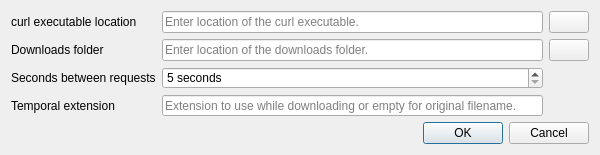
<?xml version="1.0" encoding="UTF-8"?>
<ui version="4.0">
 <class>ConfigurationDialog</class>
 <widget class="QDialog" name="ConfigurationDialog">
  <property name="geometry">
   <rect>
    <x>0</x>
    <y>0</y>
    <width>600</width>
    <height>155</height>
   </rect>
  </property>
  <property name="minimumSize">
   <size>
    <width>600</width>
    <height>155</height>
   </size>
  </property>
  <property name="maximumSize">
   <size>
    <width>16777215</width>
    <height>155</height>
   </size>
  </property>
  <property name="windowTitle">
   <string>Configuration</string>
  </property>
  <property name="windowIcon">
   <iconset resource="resources/resources.qrc">
    <normaloff>:/Downloader/settings.svg</normaloff>:/Downloader/settings.svg</iconset>
  </property>
  <layout class="QVBoxLayout" name="verticalLayout">
   <item>
    <layout class="QGridLayout" name="gridLayout">
     <item row="0" column="2">
      <widget class="QPushButton" name="m_curlButton">
       <property name="toolTip">
        <string>Select the curl executable.</string>
       </property>
       <property name="text">
        <string/>
       </property>
       <property name="icon">
        <iconset resource="resources/resources.qrc">
         <normaloff>:/Downloader/folder.svg</normaloff>:/Downloader/folder.svg</iconset>
       </property>
      </widget>
     </item>
     <item row="1" column="1">
      <widget class="QLineEdit" name="m_DownloadFolder">
       <property name="toolTip">
        <string>Location to store downloaded files.</string>
       </property>
       <property name="placeholderText">
        <string>Enter location of the downloads folder.</string>
       </property>
      </widget>
     </item>
     <item row="1" column="0">
      <widget class="QLabel" name="label_2">
       <property name="toolTip">
        <string>Location to store downloaded files.</string>
       </property>
       <property name="text">
        <string>Downloads folder</string>
       </property>
      </widget>
     </item>
     <item row="2" column="0">
      <widget class="QLabel" name="label_3">
       <property name="toolTip">
        <string>Wait time between requests, in seconds.</string>
       </property>
       <property name="text">
        <string>Seconds between requests</string>
       </property>
      </widget>
     </item>
     <item row="2" column="1">
      <widget class="QSpinBox" name="m_waitSpinbox">
       <property name="toolTip">
        <string>Wait time between requests, in seconds.</string>
       </property>
       <property name="suffix">
        <string> seconds</string>
       </property>
       <property name="minimum">
        <number>5</number>
       </property>
       <property name="maximum">
        <number>60</number>
       </property>
      </widget>
     </item>
     <item row="0" column="1">
      <widget class="QLineEdit" name="m_curlLocation">
       <property name="toolTip">
        <string>Location of the curl binary</string>
       </property>
       <property name="placeholderText">
        <string>Enter location of the curl executable.</string>
       </property>
      </widget>
     </item>
     <item row="1" column="2">
      <widget class="QPushButton" name="m_downloadsButton">
       <property name="toolTip">
        <string>Select the download folder.</string>
       </property>
       <property name="text">
        <string/>
       </property>
       <property name="icon">
        <iconset resource="resources/resources.qrc">
         <normaloff>:/Downloader/folder.svg</normaloff>:/Downloader/folder.svg</iconset>
       </property>
      </widget>
     </item>
     <item row="0" column="0">
      <widget class="QLabel" name="label">
       <property name="toolTip">
        <string>Location of the curl binary</string>
       </property>
       <property name="text">
        <string>curl executable location</string>
       </property>
      </widget>
     </item>
     <item row="3" column="0">
      <widget class="QLabel" name="label_4">
       <property name="text">
        <string>Temporal extension</string>
       </property>
      </widget>
     </item>
     <item row="3" column="1">
      <widget class="QLineEdit" name="m_extension">
       <property name="toolTip">
        <string>Extension to use while downloading.</string>
       </property>
       <property name="placeholderText">
        <string>Extension to use while downloading or empty for original filename.</string>
       </property>
      </widget>
     </item>
    </layout>
   </item>
   <item>
    <widget class="QDialogButtonBox" name="buttonBox">
     <property name="orientation">
      <enum>Qt::Horizontal</enum>
     </property>
     <property name="standardButtons">
      <set>QDialogButtonBox::Cancel|QDialogButtonBox::Ok</set>
     </property>
    </widget>
   </item>
  </layout>
 </widget>
 <tabstops>
  <tabstop>m_curlLocation</tabstop>
  <tabstop>m_DownloadFolder</tabstop>
  <tabstop>m_waitSpinbox</tabstop>
  <tabstop>m_curlButton</tabstop>
  <tabstop>m_downloadsButton</tabstop>
 </tabstops>
 <resources>
  <include location="resources/resources.qrc"/>
 </resources>
 <connections>
  <connection>
   <sender>buttonBox</sender>
   <signal>accepted()</signal>
   <receiver>ConfigurationDialog</receiver>
   <slot>close()</slot>
   <hints>
    <hint type="sourcelabel">
     <x>248</x>
     <y>254</y>
    </hint>
    <hint type="destinationlabel">
     <x>157</x>
     <y>274</y>
    </hint>
   </hints>
  </connection>
  <connection>
   <sender>buttonBox</sender>
   <signal>rejected()</signal>
   <receiver>ConfigurationDialog</receiver>
   <slot>reject()</slot>
   <hints>
    <hint type="sourcelabel">
     <x>316</x>
     <y>260</y>
    </hint>
    <hint type="destinationlabel">
     <x>286</x>
     <y>274</y>
    </hint>
   </hints>
  </connection>
 </connections>
</ui>
